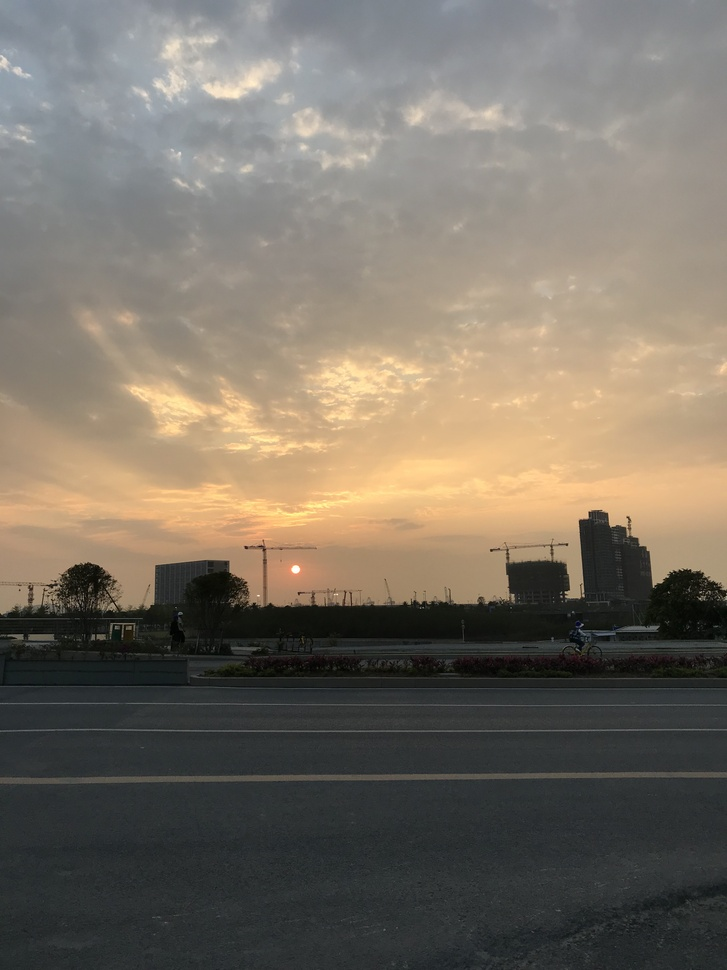
#> input picture cv_function/sun.jpg, 727 x 970 px, shrunk from 3024 x 4032 before the run
$ python dft_demo.py
#> lines starting #> are read from the running program, lines starting #| are printed output that depends on the picture
import cv2
import numpy as np
from matplotlib import pyplot as plt

#img = cv2.imread('cup.jpg',0)
img = cv2.imread('sun.jpg',0)
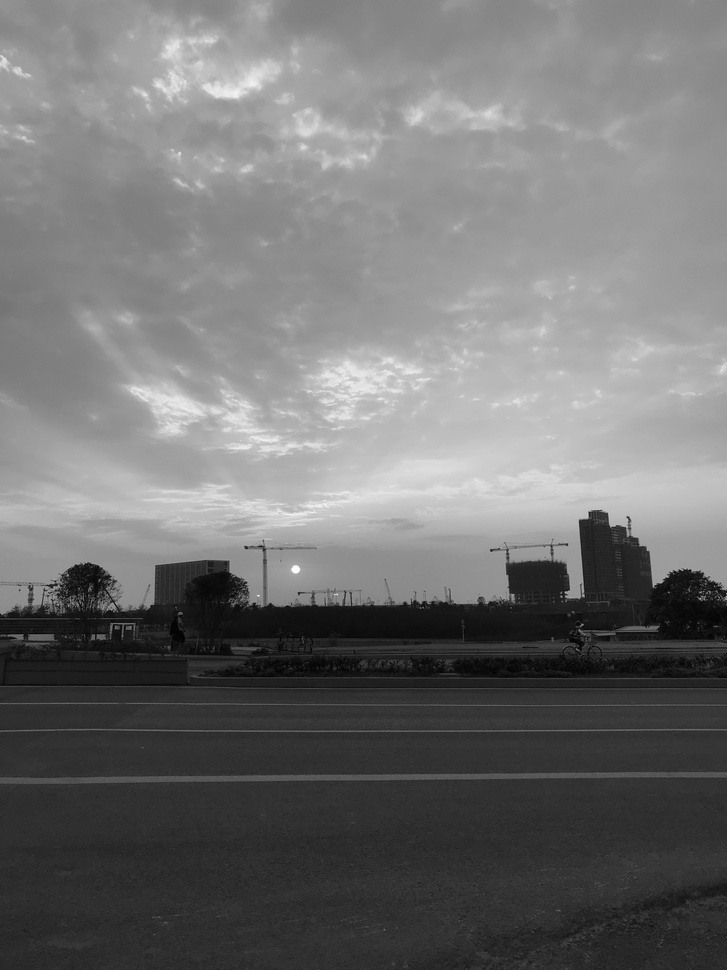
#> img: shape (970, 727); min 0, max 255, mean 113.7
f = np.fft.fft2(img)
fshift = np.fft.fftshift(f)
magnitude_spectrum = 20*np.log(np.abs(fshift))
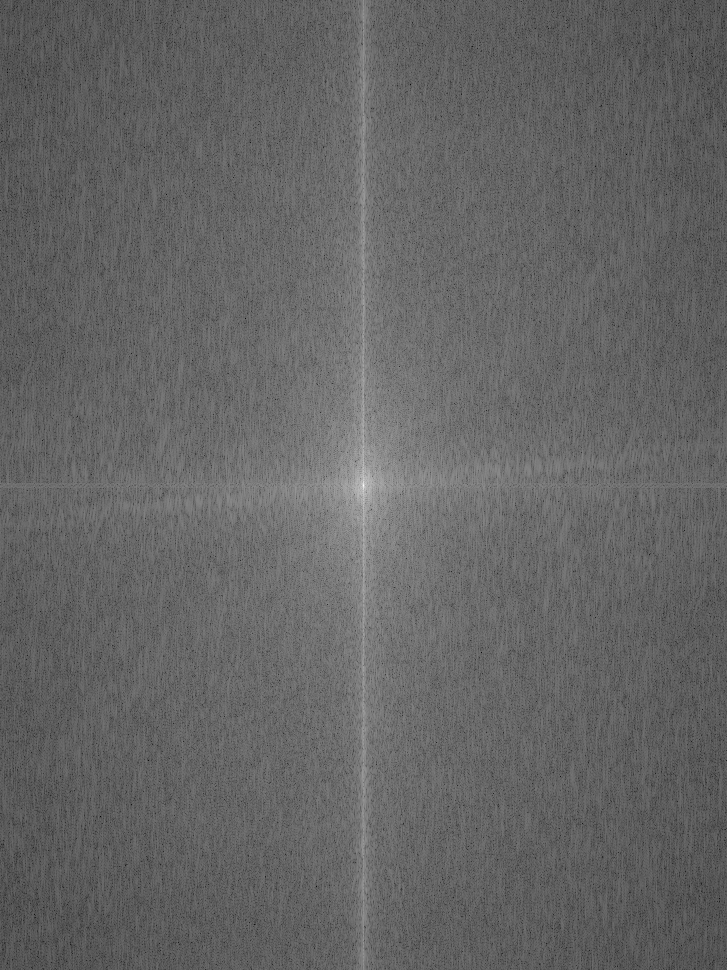
#> magnitude_spectrum: shape (970, 727) float64; min 15.39, max 364, mean 153.8; drawn with min black and max white

plt.subplot(121),plt.imshow(img, cmap = 'gray')
plt.title('Input Image'), plt.xticks([]), plt.yticks([])
plt.subplot(122),plt.imshow(magnitude_spectrum, cmap = 'gray')
plt.title('Magnitude Spectrum'), plt.xticks([]), plt.yticks([])
plt.show()
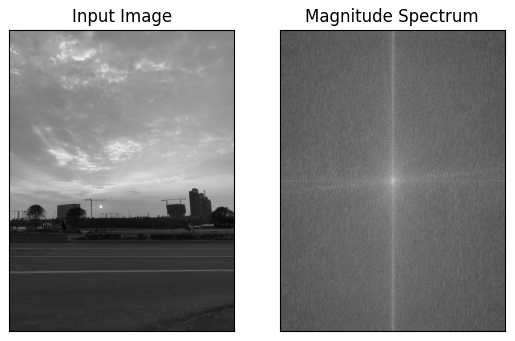
#> figure drawn by matplotlib, 2 panels
